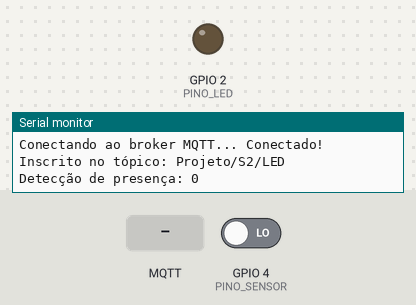
The sketch below on a simulated ESP32. Parts: output pins drawn as LEDs (lit = HIGH), the last lines printed to the serial monitor. The test bench sets the inputs (shaded band); at power-on: GPIO 4 (PINO_SENSOR) LOW. WiFi joins after 1.5 s; servers stay silent unless stated; random numbers use the default seed unless the sketch sets one; no MQTT or app messages arrive unless stated.

Above: at 2.7 s.
2.8 s: MQTT message "ligar" arrives on the first subscribed topic
At 4.3 s:
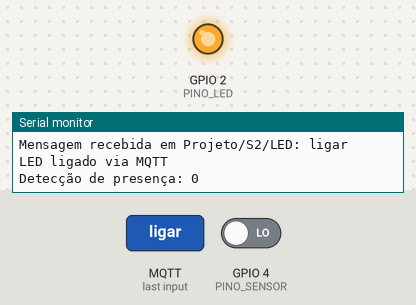
5.0 s: MQTT message "desligar" arrives on the first subscribed topic
At 6.0 s:
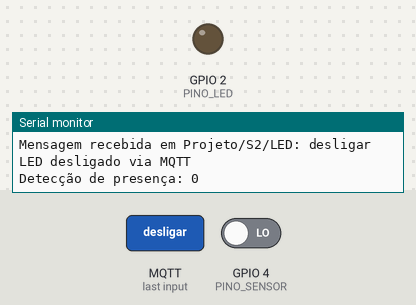
Timing chart, 0 to 8.0 s (numbered marks = the images above; inputs shaded):
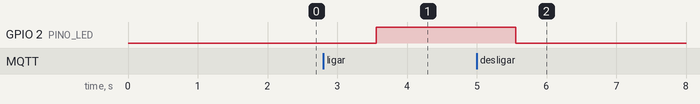

Measured:
- after the input at 2.8 s, GPIO 2 (PINO_LED): LOW → HIGH after 0.76 s
- after the input at 5.0 s, GPIO 2 (PINO_LED): HIGH → LOW after 0.56 s

The sketch:

s2.ino
```cpp
#include <WiFi.h>
#include <WiFiClientSecure.h>
#include <PubSubClient.h>

const char* SSID = "FIESC_IOT_EDU";
const char* PASS = "8120gv08";

const char* BROKER = "2941e5c6678a4be18375b50465ad0964.s1.eu.hivemq.cloud";
const int PORT = 8883;

const char* BROKER_USER = "Placa-S2-Joao";
const char* BROKER_PASS = "SAdojoao10";

// Pinos utilizados no projeto
#define PINO_LED 2       // LED controlado via MQTT
#define PINO_SENSOR 4    // Sensor de presença (PIR)

// Tópicos MQTT organizados: Projeto / Placa(S2) / Dado
const char* TOPICO_PUBLISH = "Projeto/S2/Presenca";  // Envia presença (0/1)
const char* TOPICO_SUBSCRIBE = "Projeto/S2/LED";     // Recebe comandos do LED

// Objetos de conexão segura e MQTT
WiFiClientSecure espClient;
PubSubClient mqtt(espClient);

// Função chamada sempre que chega mensagem no tópico assinado
void callback(char* topic, byte* payload, unsigned int length) {
  String mensagem;

  // Monta a mensagem recebida byte a byte
  for (int i = 0; i < length; i++) {
    mensagem += (char)payload[i];
  }

  // Exibe o tópico e o conteúdo recebido
  Serial.print("Mensagem recebida em ");
  Serial.print(topic);
  Serial.print(": ");
  Serial.println(mensagem);

  // Comando para ligar o LED via MQTT
  if (mensagem == "ligar") {
    digitalWrite(PINO_LED, HIGH);
    Serial.println("LED ligado via MQTT");
  }
  // Comando para desligar o LED
  else if (mensagem == "desligar") {
    digitalWrite(PINO_LED, LOW);
    Serial.println("LED desligado via MQTT");
  }
}

// Conecta no Wi-Fi
void conectaWiFi() {
  Serial.print("Conectando à rede Wi-Fi: ");
  Serial.println(SSID);
  WiFi.begin(SSID, PASS);

  // Aguarda até conectar
  while (WiFi.status() != WL_CONNECTED) {
    delay(500);
    Serial.print(".");
  }

  Serial.println("\nWi-Fi conectado!");
  Serial.print("Endereço IP: ");
  Serial.println(WiFi.localIP());
}

// Conecta ao servidor MQTT
void conectaMQTT() {
  mqtt.setServer(BROKER, PORT);
  mqtt.setCallback(callback);
  espClient.setInsecure();

  // Mantém tentando conectar até conseguir
  while (!mqtt.connected()) {
    String clientId = "S2_" + String(random(0xffff), HEX);  // ID único para cada conexão

    Serial.print("Conectando ao broker MQTT... ");

    // Tenta conectar com usuário e senha
    if (mqtt.connect(clientId.c_str(), BROKER_USER, BROKER_PASS)) {
      Serial.println("Conectado!");

      // Assina o tópico que controla o LED
      mqtt.subscribe(TOPICO_SUBSCRIBE);
      Serial.print("Inscrito no tópico: ");
      Serial.println(TOPICO_SUBSCRIBE);

    } else {
      // Caso falhe, exibe o erro e tenta de novo
      Serial.print("Falha (rc=");
      Serial.print(mqtt.state());
      Serial.println("). Tentando novamente...");
      delay(2000);
    }
  }
}

void setup() {
  Serial.begin(115200);        // Inicializa o monitor serial
  pinMode(PINO_LED, OUTPUT);
  pinMode(PINO_SENSOR, INPUT);

  conectaWiFi();
  conectaMQTT();
}

void loop() {
  // Se desconectar do MQTT, reconecta
  if (!mqtt.connected()) {
    conectaMQTT();
  }

  mqtt.loop();  // Mantém a comunicação MQTT ativa

  // Lê o sensor PIR (0 = sem presença / 1 = presença)
  int presenca = digitalRead(PINO_SENSOR);

  // Converte para String e envia para o broker
  String mensagem = String(presenca);
  mqtt.publish(TOPICO_PUBLISH, mensagem.c_str());

  // Mostra no monitor serial
  Serial.print("Detecção de presença: ");
  Serial.println(presenca);

  delay(2000);
}
```
